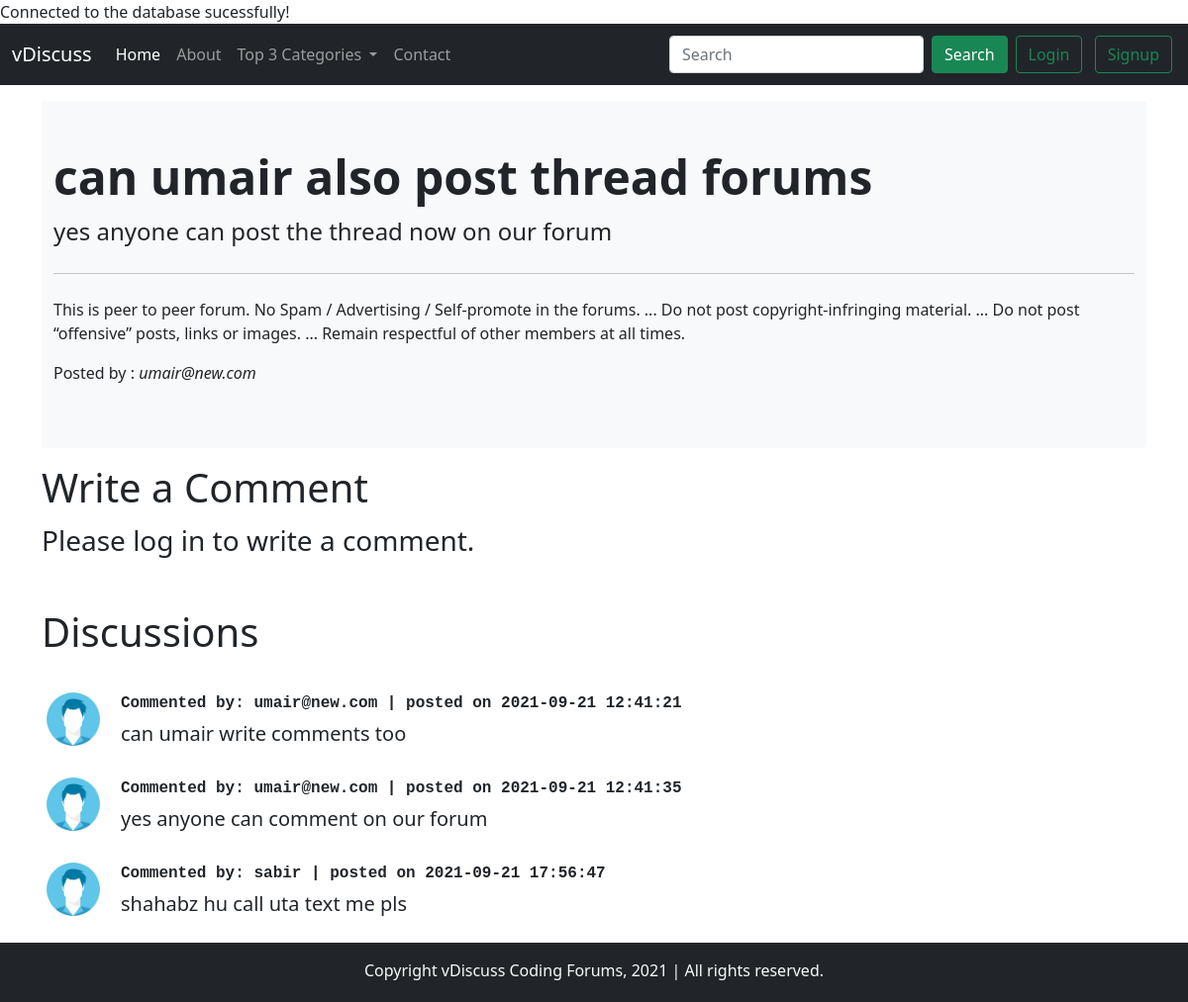
Screenshot of /thread.php?threadid=3 with the database file from the repository.
### tables this page shows
CREATE TABLE `threads` (
  `thread_id` int(7) NOT NULL,
  `thread_title` varchar(255) NOT NULL,
  `thread_desc` text NOT NULL,
  `thread_cat_id` int(7) NOT NULL,
  `thread_user_id` int(7) NOT NULL,
  `timestamp` datetime NOT NULL DEFAULT current_timestamp()
);

CREATE TABLE `users` (
  `sno` int(8) NOT NULL,
  `user_email` varchar(30) NOT NULL,
  `user_pass` varchar(255) NOT NULL,
  `created_at` datetime NOT NULL DEFAULT current_timestamp()
);

CREATE TABLE `comments` (
  `comment_id` int(8) NOT NULL,
  `comment_content` text NOT NULL,
  `thread_id` int(8) NOT NULL,
  `comment_by` int(8) NOT NULL,
  `comment_time` datetime NOT NULL DEFAULT current_timestamp()
);

### thread.php (the view, shortened to what this page needs)
<!doctype html>
<html lang="en">
<head>
    <link href="https://cdn.jsdelivr.net/npm/bootstrap@5.1.1/dist/css/bootstrap.min.css" rel="stylesheet"
>
    <link rel="stylesheet" href="https://cdnjs.cloudflare.com/ajax/libs/font-awesome/5.15.4/css/all.min.css"
 />
</head>
<body>
    <?php include 'partials/_dbconnect.php'; ?>
    <?php include 'partials/_header.php'; ?>
    <?php
    $id = $_GET['threadid'];
    $sql = "SELECT * FROM `threads` WHERE thread_id = $id";
    $result = mysqli_query($conn,$sql);
        while($row = mysqli_fetch_assoc($result)){
            $title = $row['thread_title'];
            $desc = $row['thread_desc'];
            $thread_by = $row['thread_user_id'];
            $sql2 = "SELECT user_email FROM `users` WHERE sno = '$thread_by'";
            $result2 = mysqli_query($conn,$sql2);
            $row2 = mysqli_fetch_assoc($result2);
            $commented_by = $row2['user_email'];
    }
    ?>
    <div class="container mt-3">
        <div class="container-fluid py-5 bg-light rounded">
            <h1 class="display-5 fw-bold"><?php echo $title; ?> forums</h1>
            <p class="col-md-8 fs-4"><?php echo $desc; ?></p>
            <hr class="my-4">
            <p>This is peer to peer forum. No Spam / Advertising / Self-promote in
                the forums. ...
                Do not post copyright-infringing material. ...
                Do not post “offensive” posts, links or images. ...
                Remain respectful of other members at all times.</p>
            <p>Posted by : <em><?php echo $commented_by; ?></em></p>
        </div>
    </div>
    <?php
        if(isset($_SESSION['loggedin']) && $_SESSION['loggedin'] == true){
        echo '<div class="container mt-3">
            <h1 class="py-2">Post a Comment</h1>
            <form action= "'.$_SERVER['REQUEST_URI'].'" method="post">
                <div class="form-group">
                    <label for="comment" class="mb-2">Write your comment here :</label>
                    <textarea class="form-control" id="comment" name="comment" rows="3" required></textarea>
                    <input type="hidden" name="sno" value="'.$_SESSION["sno"].'">
                </div>
                <button type="submit" class="btn btn-success mt-2">Post Comment</button>
            </form>
        </div>';
        }
        else{
            echo '<div class="container">
                <h1 class="py-0 mt-3">Write a Comment</h1>
               <p class="fs-3 font-light my-0"> Please log in to write a comment.</p>
            </div>';
        }
    ?>
    <div class="container mt-4">
        <h1 class="py-4">Discussions</h1>
        <?php
    $id = $_GET['threadid'];
    $sql = "SELECT * FROM `comments` WHERE thread_id = $id";
    $result = mysqli_query($conn,$sql);
        while($row = mysqli_fetch_assoc($result)){
            $commentcontent = $row['comment_content'];
            $commenttime = date($row['comment_time']);
            $comment_byuser = $row['comment_by'];
            $sql2 = "SELECT user_email FROM `users` WHERE sno = '$comment_byuser'";
            $result2 = mysqli_query($conn,$sql2);
            $row2 = mysqli_fetch_assoc($result2);
            $commentposter_email = $row2['user_email'];
           echo '<div class="d-flex my-2">
                <div class="flex-shrink-0">
                    <img src="/myforum/img/profile_img.jpg" width="64px" alt="...">
                </div>
                <div class="flex-grow-1 ms-3 align-items-center justify-content-center">
                <p class="fs-6 font-light mb-0 mt-1 fw-bold font-monospace">Commented by: '.$commentposter_email.' | posted on '. $commenttime.'</p>
                    <p class="fs-5 mt-1">'.$commentcontent.'</p>
                </div>
            </div>';
        }
    ?>
    </div>
    <?php include 'partials/_footer.php'; ?>
</body>
</html>

### partials/_dbconnect.php
<?php
$servername = "localhost";
$username = "root";
$password = "";
$database = "vdiscuss";
$conn = mysqli_connect($servername, $username, $password, $database);
if (!$conn) {
    die("Could not connect to the database ,due to this error-->" . mysqli_error($conn));
} else {
    echo "Connected to the database sucessfully!";
}

### partials/_header.php (shortened to what this page needs)
<?php
echo'<nav class="navbar navbar-expand-lg navbar-dark bg-dark">
    <div class="container-fluid">
        <a class="navbar-brand" href="/myforum">vDiscuss</a>
        <button class="navbar-toggler" type="button" data-bs-toggle="collapse" data-bs-target="#navbarSupportedContent"
            aria-controls="navbarSupportedContent" aria-expanded="false" aria-label="Toggle navigation">
            <span class="navbar-toggler-icon"></span>
        </button>
        <div class="collapse navbar-collapse" id="navbarSupportedContent">
            <ul class="navbar-nav me-auto mb-0 mb-lg-0">
                <li class="nav-item">
                    <a class="nav-link active" aria-current="page" href="/myforum">Home</a>
                </li>
                <li class="nav-item">
                    <a class="nav-link" href="/myforum/about.php">About</a>
                </li>
                <li class="nav-item dropdown">
                    <a class="nav-link dropdown-toggle" href="#" id="navbarDropdown" role="button"
                        data-bs-toggle="dropdown" aria-expanded="false">
                       Top 3 Categories
                    </a>
                    <ul class="dropdown-menu" aria-labelledby="navbarDropdown">';
                  echo'</ul>
                </li>
                <li class="nav-item">
                    <a class="nav-link" href="/myforum/contact.php">Contact</a>
                </li>
            </ul>
            ';
            if(isset($_SESSION['loggedin']) && $_SESSION['loggedin'] == true){
                echo '<p class="text-light my-0 mx-1"> Welcome '.$_SESSION['useremail'].'</p>';
                echo'
                <form class="d-flex" action="search.php" method="get">
                    <input class="form-control me-2" name="search" type="search" placeholder="Search" aria-label="Search">
                    <button class="btn btn-success" type="submit">Search</button>
                    <a href="/myforum/partials/_logouthandle.php" class="btn btn-outline-success my-0 mx-1">Logout</a>
                </form>';
            }
            else{
            echo '<form class="d-flex" action="search.php" method="get" >
                <input class="form-control me-2" name="search" type="search" placeholder="Search" aria-label="Search">
                <button class="btn btn-success" type="submit">Search</button>
            </form>
            <div class="inline me-md-1">
                <button class="btn btn-outline-success mx-2" data-bs-toggle="modal" data-bs-target="#loginModal">Login</button>
                <button class="btn btn-outline-success my-1" data-bs-toggle="modal" data-bs-target="#signupModal">Signup</button>
            </div>';
        }
        echo '</div>
    </div>
</nav>';
?>

### partials/_footer.php
<?php
echo ' <div class="container-fluid bg-dark text-light pt-3 py-1 my-0">
    <p class="text-center">Copyright vDiscuss Coding Forums, 2021 | All rights reserved. </p>
</div>';
?>

### rows the page displays
threads: thread_title "can umair also post thread", thread_desc "yes anyone can post the thread now on our forum"
users: user_email "umair@new.com"
comments: users.user_email "umair@new.com", comment_time "2021-09-21 12:41:21", comment_content "can umair write comments too"
comments: users.user_email "umair@new.com", comment_time "2021-09-21 12:41:35", comment_content "yes anyone can comment on our forum"
comments: users.user_email "sabir", comment_time "2021-09-21 17:56:47", comment_content "shahabz hu call uta text me pls"
